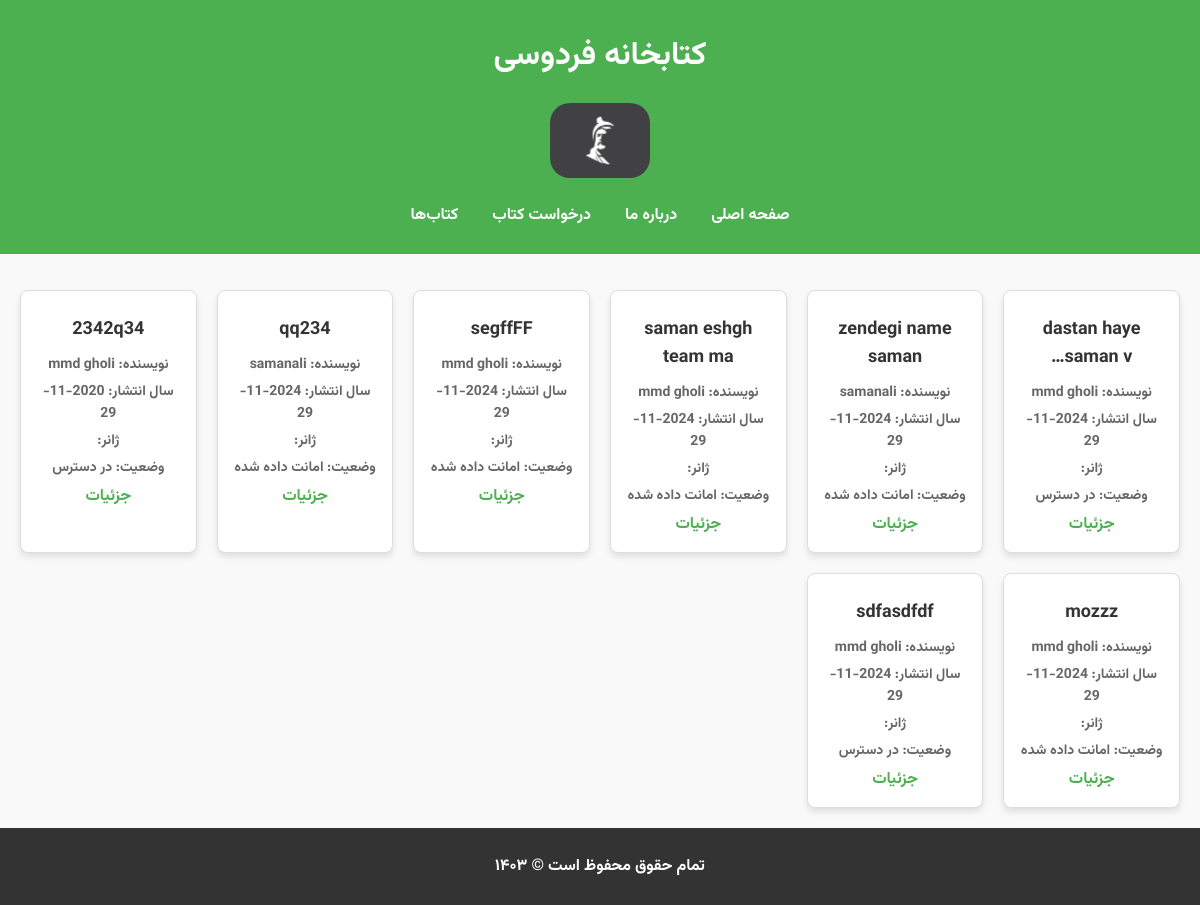
/books/, run on an earlier commit of the app's database.
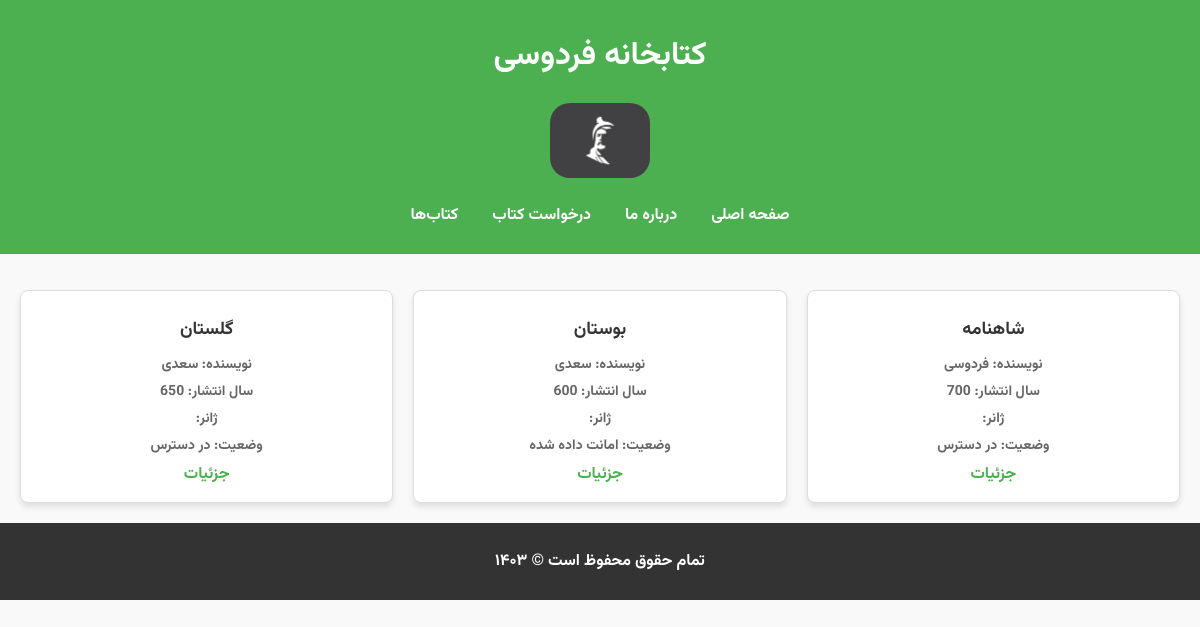
And on a later commit of the database.
### library/models.py (models this page shows, shortened)
class Book(models.Model):
    title = models.CharField(max_length=100)
    author = models.ForeignKey('Author', on_delete=models.CASCADE, null=True)
    year = models.IntegerField()
    category = models.ForeignKey('Category', on_delete=models.CASCADE)
    status = models.CharField(max_length=10, choices=LOAN_STATUS, default='a')

class Author(models.Model):
    name = models.CharField(max_length=100)

### library/views.py (the view)
# urls.py: path("books/", BooksListView.as_view(), name="books"),
class BooksListView(ListView):
    model = Book
    template_name = "books.html"
    context_object_name = "books"

### templates/books.html (shortened to what this page needs)
{% extends 'base.html' %}
{% block content %}
<body>
    <main>
        <div class="books-container">
            {% for book in books %}
                <div class="book-box">
                    <div class="book-details">
                        <h3 class="book-title">{{ book.title|truncatechars:20 }}</h3>
                        <p class="book-author">نویسنده: {{ book.author.name }}</p>
                        <p class="book-year">سال انتشار: {{ book.year }}</p>
                        <p class="book-genre">ژانر: {{ book.genre }}</p>
                        <p class="book-status">وضعیت:
                            {% if book.status == 'a' %}
                                در دسترس
                            {% else %}
                                امانت داده شده
                            {% endif %}</p>
                        <a id="detail_button" href="{% url 'book_detail' book.pk %}">جزئیات</a>
                    </div>
                </div>
            {% endfor %}
        </div>
    </main>
</body>
{% endblock %}

### templates/base.html (shortened to what this page needs)
<!DOCTYPE html>
{% load static %}
<html lang="fa" dir="rtl">
<head>
    <link rel="stylesheet" href="{% static 'css/fonts.css' %}">
    <link rel="stylesheet" href="{% static 'css/style.css' %}">
</head>
<body>
    <header>
        <div class="header-container">
            <h1>کتابخانه فردوسی</h1>
        <div class="logo">
                <img src="{% static 'images/ferdowsi.png' %}" alt="کتابخانه فردوسی" class="logo-img">
            </div>
                <nav>
                    <ul>
                        <li><a href="{% url 'home' %}">صفحه اصلی</a></li>
                        <li><a href="{% url 'about' %}">درباره ما</a></li>
                        <li><a href="{% url 'book_request' %}">درخواست کتاب</a></li>
                        <li><a href="{% url 'books' %}">کتاب‌ها</a></li>
                    </ul>
                </nav>
        </div>
    </header>
    <main>
        {% block content %}{% endblock %}
    </main>
    <footer>
        <p>تمام حقوق محفوظ است © ۱۴۰۳</p>
    </footer>
</body>
</html>

### static/css/style.css (style rules this page uses)
body { margin: 0; padding: 0; direction: rtl; background-color: #f9f9f9; color: #333; }
header { background-color: #4CAF50; color: white; padding: 10px 0; text-align: center; }
nav ul { list-style-type: none; padding: 0; }
nav ul li { display: inline; margin: 0 15px; }
nav ul li a { color: white; text-decoration: none; }
footer { text-align: center; padding: 10px 0; background-color: #333; color: white; }
img { width: 100px; height: auto; border-radius: 20px; }
.books-container { display: grid; grid-template-columns: repeat(auto-fit, minmax(160px, 1fr)); gap: 20px; padding: 20px; max-width: 1200px; margin: 0 auto; }
.book-box { background-color: white; border: 1px solid #ddd; border-radius: 8px; overflow: hidden; box-shadow: 0 4px 6px rgba(0, 0, 0, 0.1); transition: transform 0.3s ease, box-shadow 0.3s ease; }
.book-details { padding: 15px; text-align: center; }
.book-title { font-size: 18px; margin: 10px 0; color: #333; }
.book-author, .book-year, .book-genre, .book-status { font-size: 14px; margin: 5px 0; color: #666; }
#detail_button { text-decoration-line: none; color: #4CAF50; }

What changed in the data, as far as the page shows it:
removed Book: title "dastan haye saman v…", author.name "mmd gholi", year "2024-11-29", status "در دسترس"
removed Book: title "zendegi name saman", author.name "samanali", year "2024-11-29", status "امانت داده شده"
removed Book: title "saman eshgh team ma", author.name "mmd gholi", year "2024-11-29", status "امانت داده شده"
removed Book: title "segffFF", author.name "mmd gholi", year "2024-11-29", status "امانت داده شده"
removed Book: title "qq234", author.name "samanali", year "2024-11-29", status "امانت داده شده"
removed Book: title "2342q34", author.name "mmd gholi", year "2020-11-29", status "در دسترس"
removed Book: title "mozzz", author.name "mmd gholi", year "2024-11-29", status "امانت داده شده"
removed Book: title "sdfasdfdf", author.name "mmd gholi", year "2024-11-29", status "در دسترس"
added Book: title "شاهنامه", author.name "فردوسی", year "700", status "در دسترس"
added Book: title "بوستان", author.name "سعدی", year "600", status "امانت داده شده"
added Book: title "گلستان", author.name "سعدی", year "650", status "در دسترس"
